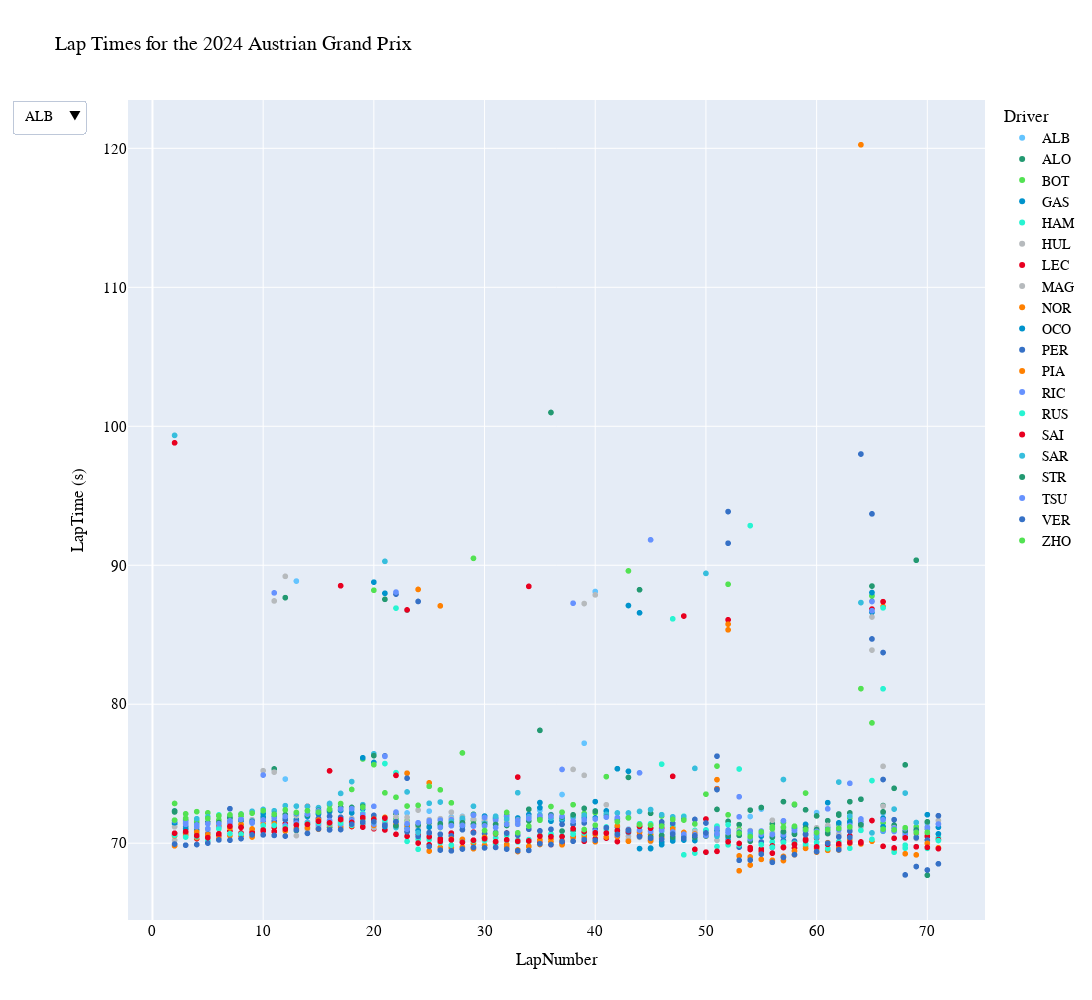

Source (notebook cell):
### Code cell
#Plot for all Laps
fig_line=px.scatter(track2, x="LapNumber", y="LapTime (s)", color='Driver', title="Lap Times for the {} {}".format(year,gp),
        hover_data=["GP","Driver","Team","Compound","Position","LapStartTime","LapNumber","PitOutTime","PitInTime","FreshTyre","TyreLife","Sector1Time", "Sector2Time",'Sector3Time'],
        height=1000, width=1400,
           color_discrete_map={
                 "ALB": "#64C4FF",
                 "ALO": "#229971",
                 "BOT": "#52e252",
                 "GAS": "#0093cc",
                 "HAM": "#27F4D2",
                 "HUL": "#B6BABD",
                 "LEC": "#E80020",
                 "MAG": "#B6BABD",
                 "NOR": "#FF8000",
                 "OCO": "#0093cc",
                 "PER": "#3671C6",
                 "PIA": "#FF8000",
                 "RIC": "#6692FF",
                 "RUS": "#27F4D2",
                 "SAI": "#E80020",
                 "SAR": "#37BEDD",
                 "STR": "#229971",
                 "TSU": "#6692FF",
                 "VER": "#3671C6",
                 "ZHO": "#52e252"
          }
        )

fig_line.update_layout(
    yaxis = dict(tickfont = dict(size=15)),
    xaxis = dict(tickfont = dict(size=15)),
    hoverlabel=dict(
        bgcolor="white",
        font_size=16,
        font_family="PT Sans Narrow"
    ),
    font=dict(
        family="PT Sans Narrow",
        size=14,
        color="Black"
    ),
    title_font_family="PT Sans Narrow"
)

fig_line.update_layout(
    updatemenus=[
        {
            "buttons": [
                {
                    "label": t.name,
                    "method": "restyle",
                    "args": [{"visible": [t2.name == t.name for t2 in fig_line.data]}],
                }
                for t in fig_line.data
            ]
        }
    ]
)

fig_line.show()

### Figure 1 — Plotly figure (JSON) as saved in the notebook; plotly's stock layout.template omitted (floating-point values rounded to 4 significant figures; data arrays with more than 128 entries replaced by an {"elided": "..."} marker saying what was removed)
{"data": [{"customdata": {"elided": "69x13 mixed values"}, "hovertemplate": "Driver=%{customdata[1]}<br>LapNumber=%{x}<br>LapTime (s)=%{y}<br>GP=%{customdata[0]}<br>Team=%{customdata[2]}<br>Compound=%{customdata[3]}<br>Position=%{customdata[4]}<br>LapStartTime=%{customdata[5]}<br>PitOutTime=%{customdata[6]}<br>PitInTime=%{customdata[7]}<br>FreshTyre=%{customdata[8]}<br>TyreLife=%{customdata[9]}<br>Sector1Time=%{customdata[10]}<br>Sector2Time=%{customdata[11]}<br>Sector3Time=%{customdata[12]}<extra></extra>", "legendgroup": "ALB", "marker": {"color": "#64C4FF", "symbol": "circle"}, "mode": "markers", "name": "ALB", "showlegend": true, "type": "scattergl", "x": [14, 29, 65, 32, 5, 63, 25, 61, 17, 36, 48, 4, 55, 68, 58, 45, 9, 3, 30, 20, 7, 44, 51, 38, 34, 43, 40, 62, 10, 35, 70, 11, 46, 31, 22, 15, 33, 60, 37, 6, 52, 56, 2, 47, 16, 69, 59, 18, 54, 64, 67, 8, 50, 39, 24, 66, 42, 13, 49, 12, 23, 57, 21, 27, 41, 26, 19, 28, 53], "xaxis": "x", "y": [71.38, 71.72, 87.86, 71.93, 71.4, 71.93, 72.31, 71.04, 71.49, 71.99, 70.66, 71.51, 72.45, 70.85, 71.01, 70.65, 71.45, 71.49, 71.62, 71.68, 71.84, 70.85, 71.15, 71.96, 72.04, 71.01, 88.11, 71.0, 71.79, 72.37, 71.44, 72.06, 70.91, 71.89, 71.65, 71.27, 71.77, 72.2, 73.5, 71.39, 70.83, 70.72, 72.33, 70.94, 71.34, 70.93, 71.13, 71.56, 71.92, 73.17, 71.21, 71.63, 70.96, 77.19, 71.17, 72.16, 70.74, 88.86, 70.68, 74.62, 72.17, 71.09, 71.28, 71.87, 70.36, 71.37, 71.6, 71.93, 70.81], "yaxis": "y"}, {"customdata": {"elided": "69x13 mixed values"}, "hovertemplate": "Driver=%{customdata[1]}<br>LapNumber=%{x}<br>LapTime (s)=%{y}<br>GP=%{customdata[0]}<br>Team=%{customdata[2]}<br>Compound=%{customdata[3]}<br>Position=%{customdata[4]}<br>LapStartTime=%{customdata[5]}<br>PitOutTime=%{customdata[6]}<br>PitInTime=%{customdata[7]}<br>FreshTyre=%{customdata[8]}<br>TyreLife=%{customdata[9]}<br>Sector1Time=%{customdata[10]}<br>Sector2Time=%{customdata[11]}<br>Sector3Time=%{customdata[12]}<extra></extra>", "legendgroup": "ALO", "marker": {"color": "#229971", "symbol": "circle"}, "mode": "markers", "name": "ALO", "showlegend": true, "type": "scattergl", "x": [17, 29, 5, 46, 44, 58, 42, 49, 40, 33, 48, 32, 26, 51, 50, 6, 19, 10, 39, 3, 36, 47, 28, 9, 12, 38, 54, 67, 22, 31, 34, 53, 70, 7, 15, 43, 21, 69, 30, 64, 4, 61, 13, 52, 27, 59, 18, 66, 56, 8, 37, 65, 11, 60, 23, 57, 24, 20, 41, 35, 25, 62, 55, 63, 2, 45, 68, 14, 16], "xaxis": "x", "y": [71.28, 72.08, 71.5, 71.33, 71.36, 72.77, 70.59, 70.73, 70.86, 71.5, 70.58, 72, 71.74, 72.43, 70.91, 71.32, 71.38, 71.9, 70.59, 71.42, 101.0, 71.12, 71.69, 71.48, 87.67, 70.91, 72.38, 71.3, 72.11, 71.84, 72.44, 71.34, 67.69, 71.71, 71.19, 70.94, 71.42, 90.36, 71.77, 73.16, 71.56, 71.62, 70.91, 71.57, 71.72, 72.4, 71.48, 72.71, 71.4, 71.61, 70.87, 88.5, 75.34, 71.96, 71.32, 72.99, 71.35, 71.52, 70.74, 78.12, 71.52, 72.03, 70.69, 72.18, 72.32, 72.15, 75.64, 71.38, 71.14], "yaxis": "y"}, {"customdata": {"elided": "69x13 mixed values"}, "hovertemplate": "Driver=%{customdata[1]}<br>LapNumber=%{x}<br>LapTime (s)=%{y}<br>GP=%{customdata[0]}<br>Team=%{customdata[2]}<br>Compound=%{customdata[3]}<br>Position=%{customdata[4]}<br>LapStartTime=%{customdata[5]}<br>PitOutTime=%{customdata[6]}<br>PitInTime=%{customdata[7]}<br>FreshTyre=%{customdata[8]}<br>TyreLife=%{customdata[9]}<br>Sector1Time=%{customdata[10]}<br>Sector2Time=%{customdata[11]}<br>Sector3Time=%{customdata[12]}<extra></extra>", "legendgroup": "BOT", "marker": {"color": "#52e252", "symbol": "circle"}, "mode": "markers", "name": "BOT", "showlegend": true, "type": "scattergl", "x": [38, 56, 10, 24, 18, 67, 6, 49, 46, 52, 54, 22, 5, 66, 32, 33, 35, 48, 12, 13, 14, 34, 53, 4, 37, 39, 69, 62, 60, 16, 47, 30, 51, 17, 9, 36, 28, 19, 57, 23, 41, 65, 68, 25, 3, 40, 29, 43, 27, 42, 55, 59, 63, 26, 11, 70, 21, 61, 44, 2, 20, 58, 64, 50, 31, 15, 7, 45, 8], "xaxis": "x", "y": [71.92, 71.18, 71.76, 71.36, 72.54, 71.11, 71.67, 70.73, 71.96, 72.04, 70.9, 71.78, 72.19, 71.46, 71.46, 71.43, 71.65, 70.45, 71.97, 72.07, 72.12, 71.6, 71, 71.57, 71.8, 72.14, 71.17, 71.36, 70.78, 72.75, 70.71, 71.57, 71.23, 72.44, 71.67, 71.81, 71.64, 76.06, 71.47, 71.61, 72.1, 87.79, 71.08, 71.56, 72.11, 72.2, 71.63, 89.59, 71.53, 75.36, 70.54, 73.61, 71.81, 71.13, 71.82, 71.02, 71.31, 71.21, 71.19, 72.86, 88.2, 72.81, 71.57, 70.74, 71.37, 72.19, 71.77, 71.07, 71.94], "yaxis": "y"}, {"customdata": {"elided": "70x13 mixed values"}, "hovertemplate": "Driver=%{customdata[1]}<br>LapNumber=%{x}<br>LapTime (s)=%{y}<br>GP=%{customdata[0]}<br>Team=%{customdata[2]}<br>Compound=%{customdata[3]}<br>Position=%{customdata[4]}<br>LapStartTime=%{customdata[5]}<br>PitOutTime=%{customdata[6]}<br>PitInTime=%{customdata[7]}<br>FreshTyre=%{customdata[8]}<br>TyreLife=%{customdata[9]}<br>Sector1Time=%{customdata[10]}<br>Sector2Time=%{customdata[11]}<br>Sector3Time=%{customdata[12]}<extra></extra>", "legendgroup": "GAS", "marker": {"color": "#0093cc", "symbol": "circle"}, "mode": "markers", "name": "GAS", "showlegend": true, "type": "scattergl", "x": [21, 40, 32, 64, 71, 70, 2, 30, 54, 33, 20, 19, 26, 38, 68, 36, 23, 11, 62, 31, 24, 52, 7, 10, 51, 39, 43, 66, 13, 55, 14, 63, 27, 61, 17, 44, 3, 53, 35, 57, 34, 45, 22, 12, 56, 37, 5, 67, 42, 41, 46, 4, 65, 18, 25, 58, 9, 47, 69, 28, 50, 6, 16, 29, 60, 48, 49, 8, 15, 59], "xaxis": "x", "y": [87.98, 71.82, 71.93, 71.2, 71.15, 71.16, 71.38, 71.53, 70.82, 71.81, 75.81, 72.47, 71.16, 71.4, 70.55, 71.62, 71.08, 71.94, 71.19, 71.79, 70.92, 70.31, 71.51, 72.13, 70.59, 71.78, 87.1, 71.8, 71.7, 70.63, 71.92, 71.49, 71.34, 71.21, 72.37, 69.61, 71.19, 70.57, 72.92, 70.49, 71.91, 69.61, 71.21, 71.96, 70.44, 71.64, 71.01, 70.89, 75.36, 71.97, 70.08, 71.05, 86.61, 72.45, 70.72, 70.94, 71.51, 70.34, 70.94, 71.22, 70.56, 71.14, 72.38, 71.73, 70.59, 70.56, 70.57, 71.68, 72.09, 70.92], "yaxis": "y"}, {"customdata": {"elided": "70x13 mixed values"}, "hovertemplate": "Driver=%{customdata[1]}<br>LapNumber=%{x}<br>LapTime (s)=%{y}<br>GP=%{customdata[0]}<br>Team=%{customdata[2]}<br>Compound=%{customdata[3]}<br>Position=%{customdata[4]}<br>LapStartTime=%{customdata[5]}<br>PitOutTime=%{customdata[6]}<br>PitInTime=%{customdata[7]}<br>FreshTyre=%{customdata[8]}<br>TyreLife=%{customdata[9]}<br>Sector1Time=%{customdata[10]}<br>Sector2Time=%{customdata[11]}<br>Sector3Time=%{customdata[12]}<extra></extra>", "legendgroup": "HAM", "marker": {"color": "#27F4D2", "symbol": "circle"}, "mode": "markers", "name": "HAM", "showlegend": true, "type": "scattergl", "x": [66, 43, 40, 10, 62, 35, 54, 69, 68, 33, 57, 63, 61, 13, 70, 51, 50, 27, 28, 71, 25, 36, 31, 11, 22, 9, 60, 18, 7, 53, 59, 15, 38, 41, 14, 29, 56, 17, 45, 58, 24, 6, 12, 5, 32, 64, 19, 39, 8, 47, 55, 21, 67, 46, 49, 48, 65, 16, 34, 3, 4, 52, 42, 37, 20, 44, 23, 2, 30, 26], "xaxis": "x", "y": [81.11, 70.8, 70.62, 71.0, 70.11, 70.57, 92.85, 70.44, 69.86, 70.21, 70.04, 69.64, 69.56, 71.35, 70.64, 71.23, 70.94, 70.25, 70.15, 70.41, 70.26, 70.67, 70.39, 71.22, 86.91, 70.98, 69.81, 71.52, 71.2, 75.34, 69.79, 71.66, 70.68, 71.0, 71.5, 70.17, 70.09, 71.61, 70.88, 69.91, 70.3, 72.04, 71.24, 70.48, 70.57, 69.98, 72.15, 70.64, 71.21, 71.28, 69.96, 75.73, 69.59, 70.86, 70.92, 71.94, 74.51, 71.52, 70.13, 70.72, 70.62, 71.33, 70.95, 70.48, 71.87, 71.33, 70.13, 70.53, 70.37, 70.37], "yaxis": "y"}, {"customdata": {"elided": "70x13 mixed values"}, "hovertemplate": "Driver=%{customdata[1]}<br>LapNumber=%{x}<br>LapTime (s)=%{y}<br>GP=%{customdata[0]}<br>Team=%{customdata[2]}<br>Compound=%{customdata[3]}<br>Position=%{customdata[4]}<br>LapStartTime=%{customdata[5]}<br>PitOutTime=%{customdata[6]}<br>PitInTime=%{customdata[7]}<br>FreshTyre=%{customdata[8]}<br>TyreLife=%{customdata[9]}<br>Sector1Time=%{customdata[10]}<br>Sector2Time=%{customdata[11]}<br>Sector3Time=%{customdata[12]}<extra></extra>", "legendgroup": "HUL", "marker": {"color": "#B6BABD", "symbol": "circle"}, "mode": "markers", "name": "HUL", "showlegend": true, "type": "scattergl", "x": [4, 71, 5, 39, 64, 51, 47, 68, 57, 49, 37, 29, 69, 55, 43, 15, 2, 28, 16, 60, 32, 34, 18, 27, 62, 59, 42, 63, 7, 46, 8, 41, 35, 19, 10, 65, 26, 31, 6, 38, 33, 48, 13, 25, 66, 70, 30, 36, 44, 56, 11, 21, 9, 45, 20, 52, 24, 17, 58, 53, 12, 54, 3, 40, 67, 50, 22, 61, 14, 23], "xaxis": "x", "y": [70.96, 71.63, 71.03, 74.88, 71.18, 70.22, 70.47, 70.57, 70.95, 70.85, 71.79, 71.73, 70.34, 70.58, 70.49, 71.12, 70.22, 71.41, 71.31, 70.89, 71.7, 71.83, 71.66, 72.23, 70.67, 70.94, 70.75, 70.87, 71.68, 70.5, 71.68, 72.76, 71.78, 71.23, 71.74, 83.9, 71.19, 71.72, 71.08, 71.81, 71.69, 70.49, 70.54, 71.21, 75.53, 70.69, 71.64, 71.82, 70.45, 70.77, 75.11, 71.42, 71.69, 70.26, 71.2, 70.4, 71.19, 71.41, 70.7, 70.87, 89.2, 70.72, 70.61, 87.87, 71.08, 70.6, 71.54, 70.67, 71.25, 71.52], "yaxis": "y"}, {"customdata": {"elided": "70x13 mixed values"}, "hovertemplate": "Driver=%{customdata[1]}<br>LapNumber=%{x}<br>LapTime (s)=%{y}<br>GP=%{customdata[0]}<br>Team=%{customdata[2]}<br>Compound=%{customdata[3]}<br>Position=%{customdata[4]}<br>LapStartTime=%{customdata[5]}<br>PitOutTime=%{customdata[6]}<br>PitInTime=%{customdata[7]}<br>FreshTyre=%{customdata[8]}<br>TyreLife=%{customdata[9]}<br>Sector1Time=%{customdata[10]}<br>Sector2Time=%{customdata[11]}<br>Sector3Time=%{customdata[12]}<extra></extra>", "legendgroup": "LEC", "marker": {"color": "#E80020", "symbol": "circle"}, "mode": "markers", "name": "LEC", "showlegend": true, "type": "scattergl", "x": [21, 6, 22, 32, 19, 47, 37, 53, 35, 62, 56, 29, 41, 66, 24, 57, 11, 49, 10, 59, 69, 39, 34, 16, 25, 64, 30, 23, 67, 60, 71, 55, 38, 4, 43, 48, 36, 44, 12, 8, 46, 45, 27, 54, 70, 2, 5, 26, 13, 50, 28, 40, 33, 63, 15, 20, 51, 18, 68, 42, 14, 58, 31, 9, 3, 52, 61, 17, 65, 7], "xaxis": "x", "y": [70.95, 70.57, 70.64, 70.74, 71.16, 70.79, 70.01, 70.73, 70.06, 69.86, 69.8, 70.8, 70.37, 69.78, 70.62, 69.69, 71.14, 70.57, 70.88, 70.28, 70.74, 70.14, 88.48, 75.2, 70.46, 70.09, 70.4, 70.5, 70.35, 70.36, 70.26, 69.58, 70.48, 70.33, 70.95, 70.59, 69.89, 70.54, 71.39, 70.73, 70.52, 70.19, 70.73, 69.68, 70.49, 98.81, 70.69, 70.31, 71.46, 71.74, 71.47, 70.31, 74.76, 70.52, 71.73, 71.04, 73.92, 71.2, 70.41, 70.12, 72.65, 69.65, 70.68, 70.81, 70.74, 86.07, 69.93, 88.53, 86.84, 70.88], "yaxis": "y"}, {"customdata": {"elided": "70x13 mixed values"}, "hovertemplate": "Driver=%{customdata[1]}<br>LapNumber=%{x}<br>LapTime (s)=%{y}<br>GP=%{customdata[0]}<br>Team=%{customdata[2]}<br>Compound=%{customdata[3]}<br>Position=%{customdata[4]}<br>LapStartTime=%{customdata[5]}<br>PitOutTime=%{customdata[6]}<br>PitInTime=%{customdata[7]}<br>FreshTyre=%{customdata[8]}<br>TyreLife=%{customdata[9]}<br>Sector1Time=%{customdata[10]}<br>Sector2Time=%{customdata[11]}<br>Sector3Time=%{customdata[12]}<extra></extra>", "legendgroup": "MAG", "marker": {"color": "#B6BABD", "symbol": "circle"}, "mode": "markers", "name": "MAG", "showlegend": true, "type": "scattergl", "x": [59, 66, 6, 34, 11, 40, 68, 15, 56, 60, 10, 4, 27, 38, 55, 58, 32, 43, 30, 12, 26, 52, 23, 47, 25, 28, 50, 19, 65, 5, 29, 51, 45, 61, 57, 64, 70, 53, 63, 3, 71, 13, 22, 62, 46, 35, 42, 49, 36, 44, 39, 31, 69, 14, 16, 54, 9, 8, 21, 2, 17, 48, 18, 7, 37, 20, 24, 67, 41, 33], "xaxis": "x", "y": [71.33, 72.67, 71.21, 71.83, 87.43, 70.87, 70.94, 71.22, 71.65, 71.11, 75.22, 71.04, 71.79, 75.31, 70.74, 71.01, 71.66, 70.28, 71.76, 71.27, 71.77, 70.79, 71.86, 70.88, 71.69, 71.9, 70.63, 71.56, 86.28, 70.92, 72.04, 70.85, 70.12, 71.28, 70.78, 71.25, 71.14, 70.9, 71.08, 71.05, 71.39, 71.97, 71.91, 71.15, 70.36, 71.83, 70.62, 70.7, 72.04, 70.42, 87.24, 71.63, 70.81, 70.99, 71.41, 70.91, 71.59, 71.63, 71.47, 71.18, 71.24, 70.71, 71.79, 71.49, 71.81, 71.11, 72.38, 71.12, 70.75, 71.54], "yaxis": "y"}, {"customdata": {"elided": "63x13 mixed values"}, "hovertemplate": "Driver=%{customdata[1]}<br>LapNumber=%{x}<br>LapTime (s)=%{y}<br>GP=%{customdata[0]}<br>Team=%{customdata[2]}<br>Compound=%{customdata[3]}<br>Position=%{customdata[4]}<br>LapStartTime=%{customdata[5]}<br>PitOutTime=%{customdata[6]}<br>PitInTime=%{customdata[7]}<br>FreshTyre=%{customdata[8]}<br>TyreLife=%{customdata[9]}<br>Sector1Time=%{customdata[10]}<br>Sector2Time=%{customdata[11]}<br>Sector3Time=%{customdata[12]}<extra></extra>", "legendgroup": "NOR", "marker": {"color": "#FF8000", "symbol": "circle"}, "mode": "markers", "name": "NOR", "showlegend": true, "type": "scattergl", "x": [64, 47, 12, 40, 43, 18, 63, 2, 48, 60, 62, 36, 4, 17, 54, 53, 9, 22, 3, 42, 25, 14, 23, 52, 6, 19, 37, 55, 61, 27, 24, 51, 34, 58, 38, 49, 33, 32, 46, 28, 16, 30, 13, 11, 5, 45, 56, 29, 8, 21, 39, 26, 44, 59, 15, 20, 41, 35, 7, 10, 50, 57, 31], "xaxis": "x", "y": [120.3, 70.73, 70.89, 70.1, 70.14, 71.26, 70.23, 69.81, 70.77, 69.36, 69.51, 70.11, 70.39, 71.15, 68.43, 68.02, 70.45, 71.23, 70.53, 70.47, 69.43, 71.1, 75.04, 85.76, 70.33, 71.66, 69.88, 69.35, 70.04, 69.68, 88.26, 74.57, 69.75, 69.16, 70.16, 70.44, 69.4, 69.92, 70.41, 69.72, 71.33, 69.85, 71.06, 70.84, 70.42, 70.17, 68.77, 69.6, 70.51, 71.41, 70.39, 69.69, 70.78, 70.63, 71.0, 71.29, 70.44, 69.91, 70.54, 71.75, 70.55, 68.75, 70.1], "yaxis": "y"}, {"customdata": {"elided": "70x13 mixed values"}, "hovertemplate": "Driver=%{customdata[1]}<br>LapNumber=%{x}<br>LapTime (s)=%{y}<br>GP=%{customdata[0]}<br>Team=%{customdata[2]}<br>Compound=%{customdata[3]}<br>Position=%{customdata[4]}<br>LapStartTime=%{customdata[5]}<br>PitOutTime=%{customdata[6]}<br>PitInTime=%{customdata[7]}<br>FreshTyre=%{customdata[8]}<br>TyreLife=%{customdata[9]}<br>Sector1Time=%{customdata[10]}<br>Sector2Time=%{customdata[11]}<br>Sector3Time=%{customdata[12]}<extra></extra>", "legendgroup": "OCO", "marker": {"color": "#0093cc", "symbol": "circle"}, "mode": "markers", "name": "OCO", "showlegend": true, "type": "scattergl", "x": [15, 30, 56, 19, 11, 53, 3, 35, 23, 27, 9, 55, 50, 38, 66, 49, 25, 40, 12, 36, 7, 10, 29, 68, 21, 47, 20, 69, 64, 5, 48, 58, 44, 8, 39, 60, 34, 63, 52, 45, 42, 71, 18, 37, 43, 13, 57, 6, 51, 26, 2, 24, 61, 28, 4, 70, 16, 32, 54, 22, 14, 59, 62, 46, 41, 31, 33, 17, 65, 67], "xaxis": "x", "y": [72.18, 71.95, 70.49, 76.15, 71.94, 70.78, 71.04, 72.55, 70.86, 71.27, 71.59, 70.5, 70.53, 71.38, 71.19, 70.19, 71.16, 72.99, 71.81, 71.58, 71.59, 71.88, 72.03, 70.82, 71.2, 70.16, 88.78, 70.95, 71.41, 71.04, 70.22, 71.11, 86.58, 71.63, 71.97, 70.96, 72.06, 71.55, 70.47, 69.65, 71.75, 70.67, 72.18, 71.75, 75.18, 72.14, 70.76, 71.18, 70.93, 71.19, 71.48, 70.9, 72.92, 71.37, 70.92, 72.05, 72.26, 71.94, 70.46, 71.53, 72.02, 71.36, 71.46, 69.89, 72.32, 71.74, 71.66, 72.35, 88.04, 70.89], "yaxis": "y"}, {"customdata": {"elided": "70x13 mixed values"}, "hovertemplate": "Driver=%{customdata[1]}<br>LapNumber=%{x}<br>LapTime (s)=%{y}<br>GP=%{customdata[0]}<br>Team=%{customdata[2]}<br>Compound=%{customdata[3]}<br>Position=%{customdata[4]}<br>LapStartTime=%{customdata[5]}<br>PitOutTime=%{customdata[6]}<br>PitInTime=%{customdata[7]}<br>FreshTyre=%{customdata[8]}<br>TyreLife=%{customdata[9]}<br>Sector1Time=%{customdata[10]}<br>Sector2Time=%{customdata[11]}<br>Sector3Time=%{customdata[12]}<extra></extra>", "legendgroup": "PER", "marker": {"color": "#3671C6", "symbol": "circle"}, "mode": "markers", "name": "PER", "showlegend": true, "type": "scattergl", "x": [71, 61, 33, 59, 56, 37, 25, 62, 2, 46, 47, 44, 16, 43, 48, 4, 29, 13, 20, 21, 45, 35, 11, 32, 18, 26, 17, 30, 22, 52, 68, 58, 50, 60, 67, 28, 36, 14, 5, 3, 39, 34, 8, 49, 10, 38, 23, 41, 40, 12, 63, 9, 66, 64, 7, 69, 6, 53, 65, 55, 27, 70, 57, 24, 31, 51, 19, 42, 15, 54], "xaxis": "x", "y": [71.98, 70.74, 70.57, 70.61, 69.69, 71.36, 70.76, 70.46, 70.62, 71.53, 71.43, 71.39, 71.94, 70.92, 71.74, 70.79, 70.75, 71.58, 72.0, 76.28, 71.34, 70.89, 71.58, 70.73, 71.68, 70.65, 71.86, 70.69, 87.92, 93.86, 70.72, 70.15, 71.45, 70.68, 71.08, 70.97, 71.0, 71.47, 70.64, 70.72, 71.46, 71.01, 71.73, 71.71, 71.61, 71.36, 70.82, 71.14, 71.0, 71.69, 70.87, 71.53, 74.58, 71.33, 72.48, 70.4, 71.22, 69.72, 84.7, 70.09, 70.53, 70.22, 70.19, 70.49, 70.77, 76.26, 71.94, 71.17, 71.8, 70.22], "yaxis": "y"}, {"customdata": {"elided": "70x13 mixed values"}, "hovertemplate": "Driver=%{customdata[1]}<br>LapNumber=%{x}<br>LapTime (s)=%{y}<br>GP=%{customdata[0]}<br>Team=%{customdata[2]}<br>Compound=%{customdata[3]}<br>Position=%{customdata[4]}<br>LapStartTime=%{customdata[5]}<br>PitOutTime=%{customdata[6]}<br>PitInTime=%{customdata[7]}<br>FreshTyre=%{customdata[8]}<br>TyreLife=%{customdata[9]}<br>Sector1Time=%{customdata[10]}<br>Sector2Time=%{customdata[11]}<br>Sector3Time=%{customdata[12]}<extra></extra>", "legendgroup": "PIA", "marker": {"color": "#FF8000", "symbol": "circle"}, "mode": "markers", "name": "PIA", "showlegend": true, "type": "scattergl", "x": [8, 5, 51, 11, 18, 59, 4, 66, 39, 57, 10, 42, 35, 29, 53, 19, 62, 20, 31, 45, 70, 2, 16, 58, 25, 40, 67, 24, 22, 55, 47, 33, 36, 68, 23, 61, 43, 34, 56, 3, 26, 52, 71, 13, 63, 44, 15, 65, 38, 9, 49, 69, 30, 64, 50, 28, 14, 12, 21, 41, 48, 32, 54, 46, 60, 37, 6, 27, 17, 7], "xaxis": "x", "y": [71.35, 70.61, 73.91, 71.39, 71.58, 69.63, 70.81, 87.03, 70.57, 69.05, 71.37, 71.25, 70.24, 69.98, 69.09, 71.75, 69.63, 71.74, 69.99, 70.62, 69.99, 70.54, 71.48, 69.44, 74.34, 70.65, 69.53, 71.33, 71.37, 68.84, 71.02, 69.52, 70.3, 69.24, 71.22, 69.49, 70.77, 69.78, 68.7, 70.74, 87.08, 85.35, 69.67, 71.3, 69.99, 71.22, 71.67, 70.14, 70.4, 71.02, 70.66, 69.16, 70.42, 69.95, 70.52, 70.28, 71.42, 71.15, 71.86, 70.73, 70.58, 69.77, 69.01, 70.56, 69.62, 70.18, 71.25, 70.3, 71.53, 71.09], "yaxis": "y"}, {"customdata": {"elided": "70x13 mixed values"}, "hovertemplate": "Driver=%{customdata[1]}<br>LapNumber=%{x}<br>LapTime (s)=%{y}<br>GP=%{customdata[0]}<br>Team=%{customdata[2]}<br>Compound=%{customdata[3]}<br>Position=%{customdata[4]}<br>LapStartTime=%{customdata[5]}<br>PitOutTime=%{customdata[6]}<br>PitInTime=%{customdata[7]}<br>FreshTyre=%{customdata[8]}<br>TyreLife=%{customdata[9]}<br>Sector1Time=%{customdata[10]}<br>Sector2Time=%{customdata[11]}<br>Sector3Time=%{customdata[12]}<extra></extra>", "legendgroup": "RIC", "marker": {"color": "#6692FF", "symbol": "circle"}, "mode": "markers", "name": "RIC", "showlegend": true, "type": "scattergl", "x": [23, 42, 71, 53, 34, 39, 43, 7, 60, 70, 44, 27, 5, 48, 63, 66, 28, 12, 20, 58, 68, 29, 49, 65, 38, 41, 25, 4, 35, 62, 45, 30, 13, 10, 9, 56, 24, 15, 22, 50, 46, 18, 59, 33, 21, 26, 69, 17, 8, 32, 47, 40, 54, 55, 31, 52, 37, 3, 6, 64, 2, 19, 57, 11, 14, 67, 16, 51, 36, 61], "xaxis": "x", "y": [71.39, 70.59, 71.38, 71.9, 71.9, 70.79, 70.74, 71.4, 70.58, 71.12, 70.94, 71.68, 71.03, 70.65, 71.28, 71.68, 71.74, 71.27, 71.38, 70.91, 70.65, 72.01, 70.43, 86.73, 87.27, 70.73, 71.62, 71.19, 72.01, 71.05, 70.83, 71.85, 71.45, 74.9, 71.45, 70.56, 71.47, 71.38, 72.24, 70.52, 70.92, 71.66, 70.91, 71.63, 71.37, 71.66, 70.79, 71.38, 71.71, 71.93, 70.67, 70.86, 70.87, 70.88, 71.67, 70.94, 75.31, 71.36, 71.1, 71.57, 71.64, 72.07, 70.62, 88.01, 71.51, 71.07, 71.63, 71.05, 72.06, 70.93], "yaxis": "y"}, {"customdata": {"elided": "70x13 mixed values"}, "hovertemplate": "Driver=%{customdata[1]}<br>LapNumber=%{x}<br>LapTime (s)=%{y}<br>GP=%{customdata[0]}<br>Team=%{customdata[2]}<br>Compound=%{customdata[3]}<br>Position=%{customdata[4]}<br>LapStartTime=%{customdata[5]}<br>PitOutTime=%{customdata[6]}<br>PitInTime=%{customdata[7]}<br>FreshTyre=%{customdata[8]}<br>TyreLife=%{customdata[9]}<br>Sector1Time=%{customdata[10]}<br>Sector2Time=%{customdata[11]}<br>Sector3Time=%{customdata[12]}<extra></extra>", "legendgroup": "RUS", "marker": {"color": "#27F4D2", "symbol": "circle"}, "mode": "markers", "name": "RUS", "showlegend": true, "type": "scattergl", "x": [17, 71, 60, 38, 34, 58, 59, 7, 32, 67, 14, 53, 45, 28, 31, 48, 29, 52, 64, 20, 55, 63, 44, 66, 23, 42, 49, 24, 16, 4, 47, 62, 43, 5, 65, 51, 12, 37, 69, 35, 13, 40, 36, 15, 57, 50, 26, 19, 10, 70, 56, 46, 18, 2, 9, 68, 11, 8, 21, 22, 30, 33, 3, 54, 61, 39, 6, 41, 27, 25], "xaxis": "x", "y": [71.46, 70.19, 70.06, 70.64, 70.26, 70.0, 69.96, 70.68, 70.22, 69.35, 71.44, 69.87, 71.4, 70.08, 69.94, 69.16, 70.16, 69.88, 70.92, 71.53, 69.89, 70.04, 71.39, 86.93, 86.77, 70.8, 69.29, 69.56, 71.38, 70.47, 86.14, 70.05, 70.78, 70.19, 70.28, 69.76, 71.14, 70.51, 69.75, 70.52, 71.32, 70.76, 70.6, 71.47, 70.06, 69.34, 70.04, 71.57, 71.26, 69.63, 69.71, 75.69, 71.3, 70.58, 70.63, 69.64, 71.28, 70.66, 71.64, 75.08, 70.18, 70.09, 70.44, 70.37, 69.61, 70.72, 71.03, 71.17, 69.86, 69.79], "yaxis": "y"}, {"customdata": {"elided": "70x13 mixed values"}, "hovertemplate": "Driver=%{customdata[1]}<br>LapNumber=%{x}<br>LapTime (s)=%{y}<br>GP=%{customdata[0]}<br>Team=%{customdata[2]}<br>Compound=%{customdata[3]}<br>Position=%{customdata[4]}<br>LapStartTime=%{customdata[5]}<br>PitOutTime=%{customdata[6]}<br>PitInTime=%{customdata[7]}<br>FreshTyre=%{customdata[8]}<br>TyreLife=%{customdata[9]}<br>Sector1Time=%{customdata[10]}<br>Sector2Time=%{customdata[11]}<br>Sector3Time=%{customdata[12]}<extra></extra>", "legendgroup": "SAI", "marker": {"color": "#E80020", "symbol": "circle"}, "mode": "markers", "name": "SAI", "showlegend": true, "type": "scattergl", "x": [53, 67, 33, 36, 30, 23, 28, 54, 3, 41, 29, 62, 4, 42, 40, 38, 58, 32, 66, 35, 7, 17, 57, 8, 21, 55, 37, 44, 71, 9, 10, 20, 18, 69, 60, 19, 61, 51, 15, 26, 56, 49, 11, 25, 12, 64, 52, 13, 50, 47, 16, 34, 70, 24, 27, 39, 59, 63, 48, 46, 31, 65, 45, 22, 2, 5, 14, 6, 68, 43], "xaxis": "x", "y": [69.98, 69.66, 70.14, 70.47, 70.33, 86.78, 70.06, 69.55, 70.83, 70.73, 70.22, 69.96, 70.54, 70.91, 70.75, 71.04, 69.92, 70.24, 87.38, 70.51, 71.22, 71.71, 69.71, 71.14, 71.81, 69.46, 70.48, 71.21, 69.61, 70.72, 70.94, 71.71, 71.49, 69.74, 69.73, 71.84, 69.92, 69.41, 71.57, 70.13, 69.28, 69.56, 70.84, 69.89, 71.02, 70.02, 70.1, 71.31, 69.36, 74.81, 71.46, 70.16, 69.7, 70.01, 70.24, 70.84, 70.19, 70.05, 86.34, 71.09, 70.11, 71.63, 71.08, 74.88, 70.72, 70.4, 71.36, 70.68, 70.38, 70.81], "yaxis": "y"}, {"customdata": {"elided": "68x13 mixed values"}, "hovertemplate": "Driver=%{customdata[1]}<br>LapNumber=%{x}<br>LapTime (s)=%{y}<br>GP=%{customdata[0]}<br>Team=%{customdata[2]}<br>Compound=%{customdata[3]}<br>Position=%{customdata[4]}<br>LapStartTime=%{customdata[5]}<br>PitOutTime=%{customdata[6]}<br>PitInTime=%{customdata[7]}<br>FreshTyre=%{customdata[8]}<br>TyreLife=%{customdata[9]}<br>Sector1Time=%{customdata[10]}<br>Sector2Time=%{customdata[11]}<br>Sector3Time=%{customdata[12]}<extra></extra>", "legendgroup": "SAR", "marker": {"color": "#37BEDD", "symbol": "circle"}, "mode": "markers", "name": "SAR", "showlegend": true, "type": "scattergl", "x": [66, 65, 35, 52, 48, 17, 8, 19, 40, 46, 45, 61, 5, 11, 56, 4, 51, 3, 54, 44, 31, 59, 53, 34, 20, 49, 64, 68, 21, 22, 60, 43, 63, 67, 42, 41, 16, 18, 27, 14, 9, 15, 6, 13, 62, 29, 33, 58, 69, 30, 36, 38, 25, 23, 24, 28, 7, 39, 26, 37, 47, 57, 32, 10, 2, 50, 12, 55], "xaxis": "x", "y": [70.86, 70.74, 72.03, 70.77, 71.9, 73.58, 72.1, 72.77, 72.32, 72.05, 72.42, 71.01, 71.89, 72.33, 70.64, 71.76, 70.5, 71.69, 70.63, 72.29, 71.94, 70.66, 70.67, 71.82, 76.43, 75.38, 87.31, 73.61, 90.28, 71.13, 70.41, 72.17, 71.95, 72.45, 72.18, 72.08, 72.86, 74.43, 71.55, 72.64, 72.3, 72.56, 71.97, 72.67, 74.4, 72.66, 73.63, 70.75, 71.49, 71.43, 71.8, 71.89, 72.87, 73.69, 70.75, 71.8, 71.95, 72.02, 72.96, 71.78, 71.9, 74.58, 71.73, 72.43, 99.35, 89.41, 72.7, 70.78], "yaxis": "y"}, {"customdata": {"elided": "69x13 mixed values"}, "hovertemplate": "Driver=%{customdata[1]}<br>LapNumber=%{x}<br>LapTime (s)=%{y}<br>GP=%{customdata[0]}<br>Team=%{customdata[2]}<br>Compound=%{customdata[3]}<br>Position=%{customdata[4]}<br>LapStartTime=%{customdata[5]}<br>PitOutTime=%{customdata[6]}<br>PitInTime=%{customdata[7]}<br>FreshTyre=%{customdata[8]}<br>TyreLife=%{customdata[9]}<br>Sector1Time=%{customdata[10]}<br>Sector2Time=%{customdata[11]}<br>Sector3Time=%{customdata[12]}<extra></extra>", "legendgroup": "STR", "marker": {"color": "#229971", "symbol": "circle"}, "mode": "markers", "name": "STR", "showlegend": true, "type": "scattergl", "x": [29, 26, 61, 24, 43, 52, 57, 13, 63, 7, 3, 69, 32, 25, 62, 47, 14, 58, 42, 5, 17, 67, 19, 70, 12, 33, 39, 20, 2, 56, 4, 44, 18, 28, 65, 16, 55, 54, 66, 38, 50, 53, 41, 30, 64, 10, 21, 37, 31, 35, 27, 6, 34, 36, 48, 46, 51, 40, 15, 9, 23, 8, 59, 45, 68, 60, 22, 11, 49], "xaxis": "x", "y": [71.38, 71.4, 70.7, 71.31, 74.73, 70.56, 70.82, 72.19, 72.99, 71.84, 71.65, 70.94, 71.28, 71.48, 72.1, 70.44, 72.03, 70.64, 71.58, 71.42, 72.58, 73.95, 72.66, 71.54, 72.06, 71.36, 72.51, 76.3, 72.25, 70.44, 71.34, 88.24, 72.58, 71.46, 87.41, 72.39, 72.57, 70.14, 72.25, 72.04, 70.52, 70.56, 71.9, 71.35, 71.32, 71.69, 87.55, 71.88, 71.34, 71.83, 71.41, 71.49, 71.62, 72.03, 70.44, 70.57, 70.71, 72.3, 72.37, 71.54, 71.03, 71.7, 71.1, 70.45, 70.91, 70.98, 71.25, 72.09, 70.42], "yaxis": "y"}, {"customdata": {"elided": "69x13 mixed values"}, "hovertemplate": "Driver=%{customdata[1]}<br>LapNumber=%{x}<br>LapTime (s)=%{y}<br>GP=%{customdata[0]}<br>Team=%{customdata[2]}<br>Compound=%{customdata[3]}<br>Position=%{customdata[4]}<br>LapStartTime=%{customdata[5]}<br>PitOutTime=%{customdata[6]}<br>PitInTime=%{customdata[7]}<br>FreshTyre=%{customdata[8]}<br>TyreLife=%{customdata[9]}<br>Sector1Time=%{customdata[10]}<br>Sector2Time=%{customdata[11]}<br>Sector3Time=%{customdata[12]}<extra></extra>", "legendgroup": "TSU", "marker": {"color": "#6692FF", "symbol": "circle"}, "mode": "markers", "name": "TSU", "showlegend": true, "type": "scattergl", "x": [28, 49, 7, 29, 12, 48, 35, 63, 15, 42, 57, 30, 11, 21, 33, 64, 2, 20, 22, 4, 43, 23, 59, 66, 60, 17, 46, 6, 25, 8, 19, 36, 34, 58, 52, 18, 45, 9, 14, 51, 37, 27, 61, 69, 3, 32, 65, 70, 50, 53, 16, 24, 40, 41, 26, 68, 38, 56, 13, 39, 44, 10, 31, 55, 5, 54, 62, 67, 47], "xaxis": "x", "y": [71.28, 70.6, 71.61, 71.23, 71.92, 70.59, 71.94, 74.31, 72.33, 71.84, 71.61, 71.25, 71.8, 76.25, 71.37, 71.74, 71.61, 72.65, 88.07, 71.32, 71.86, 71.01, 70.88, 70.91, 70.85, 72.46, 70.95, 71.4, 71.53, 71.72, 72.57, 71.95, 71.75, 70.92, 70.76, 72.48, 91.83, 71.52, 72.09, 70.7, 71.94, 71.26, 72.47, 70.78, 71.54, 71.36, 87.39, 71.09, 70.56, 73.34, 72.45, 71.46, 71.74, 71.87, 71.14, 71.05, 71.59, 70.62, 72.17, 71.69, 75.06, 71.67, 71.13, 70.65, 71.41, 70.32, 70.96, 70.84, 70.81], "yaxis": "y"}, {"customdata": {"elided": "70x13 mixed values"}, "hovertemplate": "Driver=%{customdata[1]}<br>LapNumber=%{x}<br>LapTime (s)=%{y}<br>GP=%{customdata[0]}<br>Team=%{customdata[2]}<br>Compound=%{customdata[3]}<br>Position=%{customdata[4]}<br>LapStartTime=%{customdata[5]}<br>PitOutTime=%{customdata[6]}<br>PitInTime=%{customdata[7]}<br>FreshTyre=%{customdata[8]}<br>TyreLife=%{customdata[9]}<br>Sector1Time=%{customdata[10]}<br>Sector2Time=%{customdata[11]}<br>Sector3Time=%{customdata[12]}<extra></extra>", "legendgroup": "VER", "marker": {"color": "#3671C6", "symbol": "circle"}, "mode": "markers", "name": "VER", "showlegend": true, "type": "scattergl", "x": [7, 31, 9, 70, 66, 37, 32, 29, 53, 25, 48, 8, 52, 68, 46, 57, 61, 42, 5, 30, 41, 58, 71, 36, 38, 35, 49, 45, 34, 69, 27, 18, 54, 56, 44, 22, 28, 6, 21, 59, 16, 67, 39, 3, 19, 10, 14, 40, 51, 26, 65, 24, 23, 15, 47, 60, 13, 50, 2, 17, 62, 43, 55, 4, 11, 63, 64, 12, 33, 20], "xaxis": "x", "y": [70.22, 69.7, 70.6, 68.07, 83.72, 70.12, 69.58, 69.7, 68.77, 69.77, 70.36, 70.33, 91.58, 67.72, 70.29, 68.97, 70.0, 70.63, 70.0, 69.66, 71.11, 69.18, 68.52, 69.91, 70.14, 69.96, 70.54, 70.35, 69.48, 68.32, 69.45, 71.36, 68.79, 68.62, 70.48, 71.55, 69.58, 70.24, 71.3, 70.65, 70.96, 71.69, 70.26, 69.86, 71.52, 70.6, 70.71, 70.22, 73.86, 69.51, 93.7, 87.39, 74.68, 71.03, 70.66, 69.4, 70.95, 70.74, 69.94, 70.98, 69.53, 70.9, 69.21, 69.9, 70.56, 70.41, 98.0, 70.51, 69.45, 71.55], "yaxis": "y"}, {"customdata": {"elided": "69x13 mixed values"}, "hovertemplate": "Driver=%{customdata[1]}<br>LapNumber=%{x}<br>LapTime (s)=%{y}<br>GP=%{customdata[0]}<br>Team=%{customdata[2]}<br>Compound=%{customdata[3]}<br>Position=%{customdata[4]}<br>LapStartTime=%{customdata[5]}<br>PitOutTime=%{customdata[6]}<br>PitInTime=%{customdata[7]}<br>FreshTyre=%{customdata[8]}<br>TyreLife=%{customdata[9]}<br>Sector1Time=%{customdata[10]}<br>Sector2Time=%{customdata[11]}<br>Sector3Time=%{customdata[12]}<extra></extra>", "legendgroup": "ZHO", "marker": {"color": "#52e252", "symbol": "circle"}, "mode": "markers", "name": "ZHO", "showlegend": true, "type": "scattergl", "x": [20, 17, 52, 47, 12, 7, 35, 48, 5, 61, 27, 37, 33, 60, 63, 57, 41, 4, 43, 14, 56, 22, 25, 13, 26, 46, 32, 58, 30, 19, 69, 44, 34, 70, 64, 36, 55, 6, 49, 54, 31, 50, 3, 24, 38, 29, 66, 10, 67, 9, 8, 40, 21, 51, 59, 45, 65, 23, 15, 39, 53, 18, 62, 28, 42, 11, 68, 16, 2], "xaxis": "x", "y": [75.65, 72.85, 88.63, 71.71, 72.4, 72.05, 71.69, 71.66, 71.78, 70.98, 72.91, 72.23, 70.75, 70.77, 71.17, 71.16, 74.79, 72.27, 71.82, 72.34, 71.04, 73.31, 74.09, 72.21, 73.84, 71.23, 72.22, 71.22, 70.92, 72.6, 70.77, 71.34, 71.22, 70.78, 81.12, 72.64, 70.81, 71.97, 71.39, 70.47, 70.71, 73.53, 71.79, 72.73, 72.77, 90.5, 71.02, 72.33, 70.96, 72.16, 72.09, 71.3, 73.62, 75.55, 70.98, 71.29, 78.66, 72.67, 72.24, 70.99, 70.73, 73.87, 71.06, 76.49, 71.54, 72.07, 71.11, 72.44, 71.66], "yaxis": "y"}], "layout": {"font": {"color": "Black", "family": "PT Sans Narrow", "size": 14}, "height": 1000, "hoverlabel": {"bgcolor": "white", "font": {"family": "PT Sans Narrow", "size": 16}}, "legend": {"title": {"text": "Driver"}, "tracegroupgap": 0}, "title": {"font": {"family": "PT Sans Narrow"}, "text": "Lap Times for the 2024 Austrian Grand Prix"}, "updatemenus": [{"buttons": [{"args": [{"visible": [true, false, false, false, false, false, false, false, false, false, false, false, false, false, false, false, false, false, false, false]}], "label": "ALB", "method": "restyle"}, {"args": [{"visible": [false, true, false, false, false, false, false, false, false, false, false, false, false, false, false, false, false, false, false, false]}], "label": "ALO", "method": "restyle"}, {"args": [{"visible": [false, false, true, false, false, false, false, false, false, false, false, false, false, false, false, false, false, false, false, false]}], "label": "BOT", "method": "restyle"}, {"args": [{"visible": [false, false, false, true, false, false, false, false, false, false, false, false, false, false, false, false, false, false, false, false]}], "label": "GAS", "method": "restyle"}, {"args": [{"visible": [false, false, false, false, true, false, false, false, false, false, false, false, false, false, false, false, false, false, false, false]}], "label": "HAM", "method": "restyle"}, {"args": [{"visible": [false, false, false, false, false, true, false, false, false, false, false, false, false, false, false, false, false, false, false, false]}], "label": "HUL", "method": "restyle"}, {"args": [{"visible": [false, false, false, false, false, false, true, false, false, false, false, false, false, false, false, false, false, false, false, false]}], "label": "LEC", "method": "restyle"}, {"args": [{"visible": [false, false, false, false, false, false, false, true, false, false, false, false, false, false, false, false, false, false, false, false]}], "label": "MAG", "method": "restyle"}, {"args": [{"visible": [false, false, false, false, false, false, false, false, true, false, false, false, false, false, false, false, false, false, false, false]}], "label": "NOR", "method": "restyle"}, {"args": [{"visible": [false, false, false, false, false, false, false, false, false, true, false, false, false, false, false, false, false, false, false, false]}], "label": "OCO", "method": "restyle"}, {"args": [{"visible": [false, false, false, false, false, false, false, false, false, false, true, false, false, false, false, false, false, false, false, false]}], "label": "PER", "method": "restyle"}, {"args": [{"visible": [false, false, false, false, false, false, false, false, false, false, false, true, false, false, false, false, false, false, false, false]}], "label": "PIA", "method": "restyle"}, {"args": [{"visible": [false, false, false, false, false, false, false, false, false, false, false, false, true, false, false, false, false, false, false, false]}], "label": "RIC", "method": "restyle"}, {"args": [{"visible": [false, false, false, false, false, false, false, false, false, false, false, false, false, true, false, false, false, false, false, false]}], "label": "RUS", "method": "restyle"}, {"args": [{"visible": [false, false, false, false, false, false, false, false, false, false, false, false, false, false, true, false, false, false, false, false]}], "label": "SAI", "method": "restyle"}, {"args": [{"visible": [false, false, false, false, false, false, false, false, false, false, false, false, false, false, false, true, false, false, false, false]}], "label": "SAR", "method": "restyle"}, {"args": [{"visible": [false, false, false, false, false, false, false, false, false, false, false, false, false, false, false, false, true, false, false, false]}], "label": "STR", "method": "restyle"}, {"args": [{"visible": [false, false, false, false, false, false, false, false, false, false, false, false, false, false, false, false, false, true, false, false]}], "label": "TSU", "method": "restyle"}, {"args": [{"visible": [false, false, false, false, false, false, false, false, false, false, false, false, false, false, false, false, false, false, true, false]}], "label": "VER", "method": "restyle"}, {"args": [{"visible": [false, false, false, false, false, false, false, false, false, false, false, false, false, false, false, false, false, false, false, true]}], "label": "ZHO", "method": "restyle"}]}], "width": 1400, "xaxis": {"anchor": "y", "domain": [0, 1], "tickfont": {"size": 15}, "title": {"text": "LapNumber"}}, "yaxis": {"anchor": "x", "domain": [0, 1], "tickfont": {"size": 15}, "title": {"text": "LapTime (s)"}}}}
